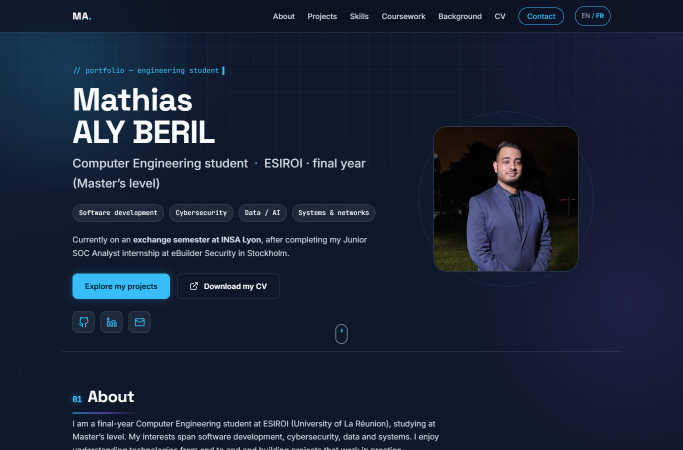
#> input picture .build/english-desktop.png, 1366 x 900 px, given as the content of the folder ments/portefolio/toto/portfolio-mathias/.build/report-images, which was not available (shown at 1/2 size)
$ python make_contact_sheets.py
#> lines starting #> are read from the running program, lines starting #| are printed output that depends on the picture; pictures that were not available may be replaced by others from this repository, and a replacement may not be noted
from pathlib import Path
from PIL import Image, ImageDraw, ImageFont

ROOT = Path(r"C:\Users\alyde\Documents\portefolio\toto\portfolio-mathias\.build")

def sheet(paths, output, thumb=(280, 180), cols=4):
#> called with thumb = (280, 180), cols = 4
    font = ImageFont.load_default()
    rows = (len(paths) + cols - 1) // cols
    canvas = Image.new("RGB", (cols * (thumb[0] + 20), rows * (thumb[1] + 48)), "white")
#> canvas: PIL image 1200x228 RGB; every value is 255
    draw = ImageDraw.Draw(canvas)
    for index, path in enumerate(paths):
        with Image.open(path) as source:
#> source is the input picture: PIL image 1366x900 RGB; mean R, G, B 24.7, 33.8, 54.1
            image = source.convert("RGB")
            image.thumbnail(thumb)
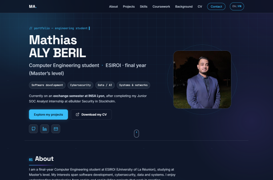
#> image: PIL image 273x180 RGB; mean R, G, B 24.7, 33.9, 54.2
            x = (index % cols) * (thumb[0] + 20) + 10 + (thumb[0] - image.width) // 2
#> x = 13
            y = (index // cols) * (thumb[1] + 48) + 10 + (thumb[1] - image.height) // 2
#> y = 10
            canvas.paste(image, (x, y))
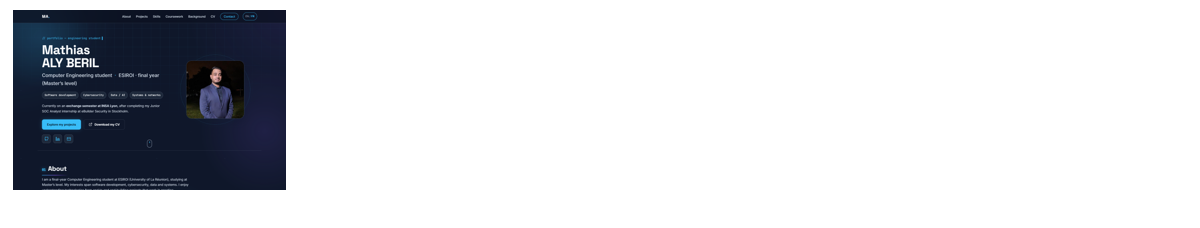
#> canvas: PIL image 1200x228 RGB; mean R, G, B 213.6, 215.3, 218.9
        draw.text(((index % cols) * (thumb[0] + 20) + 10, (index // cols) * (thumb[1] + 48) + thumb[1] + 16), path.name, fill="black", font=font)
    canvas.save(output, quality=90)
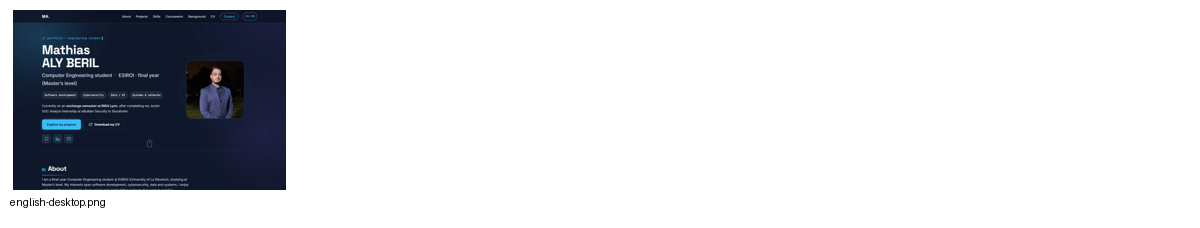
#> saved as report-images-contact.jpg: PIL image 1200x228 RGB; mean R, G, B 213.4, 215.1, 218.7

images = sorted((ROOT / "report-images").glob("*"))
sheet(images, ROOT / "report-images-contact.jpg", cols=4)

page_numbers = {1, 10, 13, 14, 15, 16, 18, 20, 21, 22, 23, 24, 25, 29, 32, 33, 34}
pages = [p for p in sorted((ROOT / "report-pages").glob("*.jpg")) if int(p.stem.split("-")[-1]) in page_numbers]
sheet(pages, ROOT / "report-pages-contact.jpg", thumb=(240, 340), cols=4)
#> (the run stopped early here; a loop or call above may not have finished)

$ run again, on .build/english-mobile.png
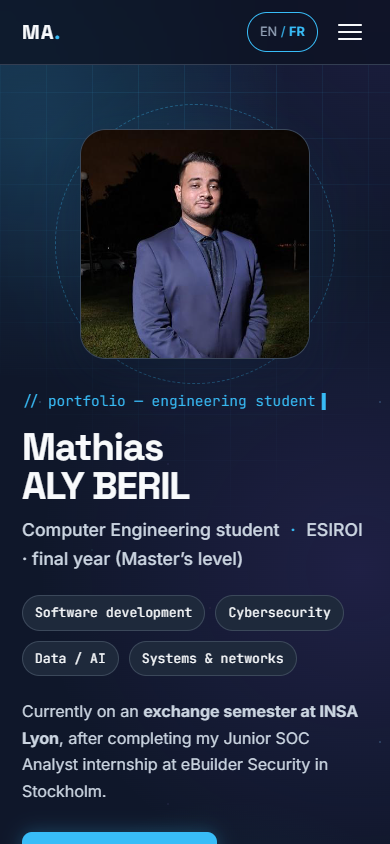
#> input picture .build/english-mobile.png, 390 x 844 px, given as the content of the folder ments/portefolio/toto/portfolio-mathias/.build/report-images, which was not available
#> in sheet, source is the input picture: PIL image 390x844 RGB; mean R, G, B 32, 40.5, 61.5
#> in sheet, `image.thumbnail(thumb)`:
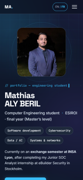
#> image: PIL image 83x180 RGB; mean R, G, B 32.1, 40.6, 61.6
#> in sheet, `canvas.save(output, quality=90)`:
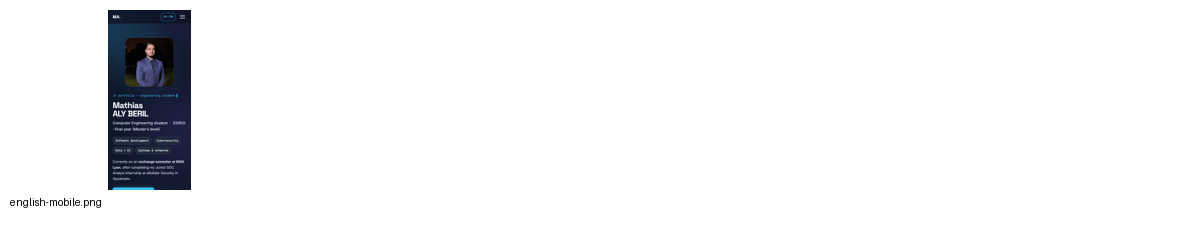
#> saved as report-images-contact.jpg: PIL image 1200x228 RGB; mean R, G, B 242.6, 243.1, 244.2
